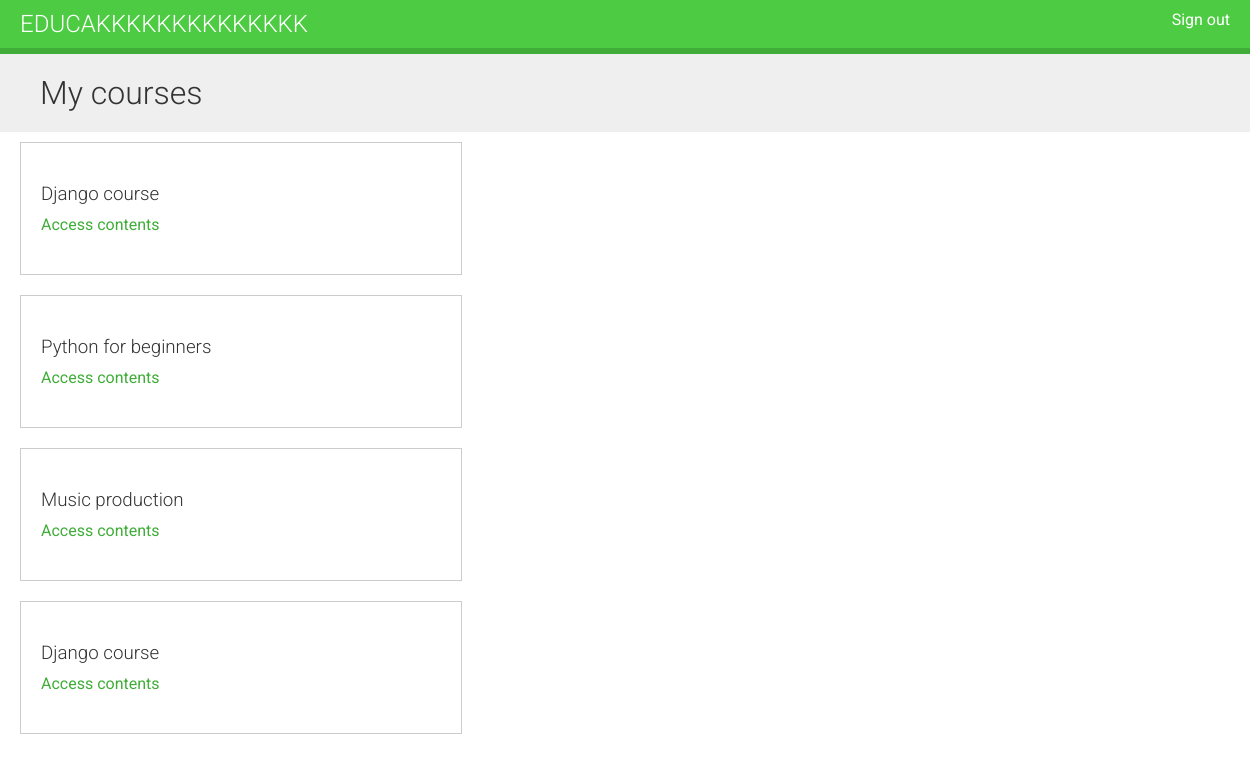
The page /students/courses/ (signed in) on the database as committed earlier.
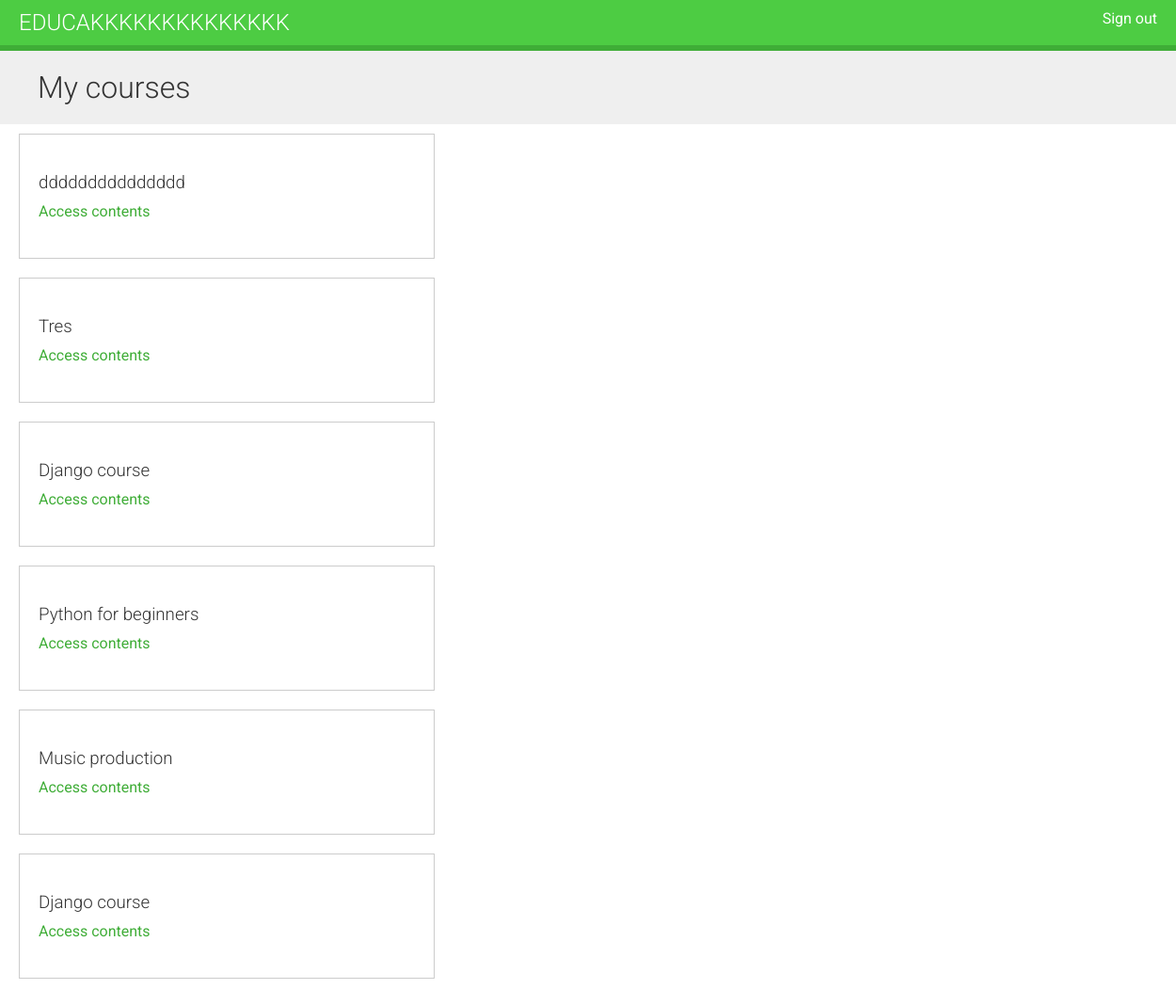
The same page on the database as committed later.
### courses/models.py (models this page shows, shortened)
class Course(models.Model):
    owner = models.ForeignKey(User,
                              related_name='courses_created',
                              on_delete=models.CASCADE)
    subject = models.ForeignKey(Subject,
                                related_name='courses',
                                on_delete=models.CASCADE)
    title = models.CharField(max_length=200)
    slug = models.SlugField(max_length=200, unique=True)
    overview = models.TextField()
    created = models.DateTimeField(auto_now_add=True)
    students = models.ManyToManyField(User,
                                      related_name='courses_joined',
                                      blank=True)
    class Meta:
        ordering = ['-created']

### students/views.py (the view)
class StudentCourseListView(LoginRequiredMixin, ListView):
    model = Course
    template_name = 'students/course/list.html'
    def get_queryset(self):
        qs = super(StudentCourseListView, self).get_queryset()
        return qs.filter(students__in=[self.request.user])

### students/templates/students/course/list.html (shortened to what this page needs)
{% extends "base.html" %}
{% block content %}
    <h1>My courses</h1>
    <div class="module">
        {% for course in object_list %}
            <div class="course-info">
                <h3>{{ course.title }}</h3>
                <p><a href="{% url "student_course_detail" course.id %}">Access contents</a></p>
            </div>
        {% empty %}
            <p>
                You are not enrolled in any courses yet.
                <a href="{% url "course_list" %}">Browse courses</a> to enroll in a course.
            </p>
        {% endfor %}
    </div>
{% endblock %}

Rows that differ between the two databases and show on the page:
added Course: title "ddddddddddddddd"
now on this page (row unchanged): Course: title "Tres"
